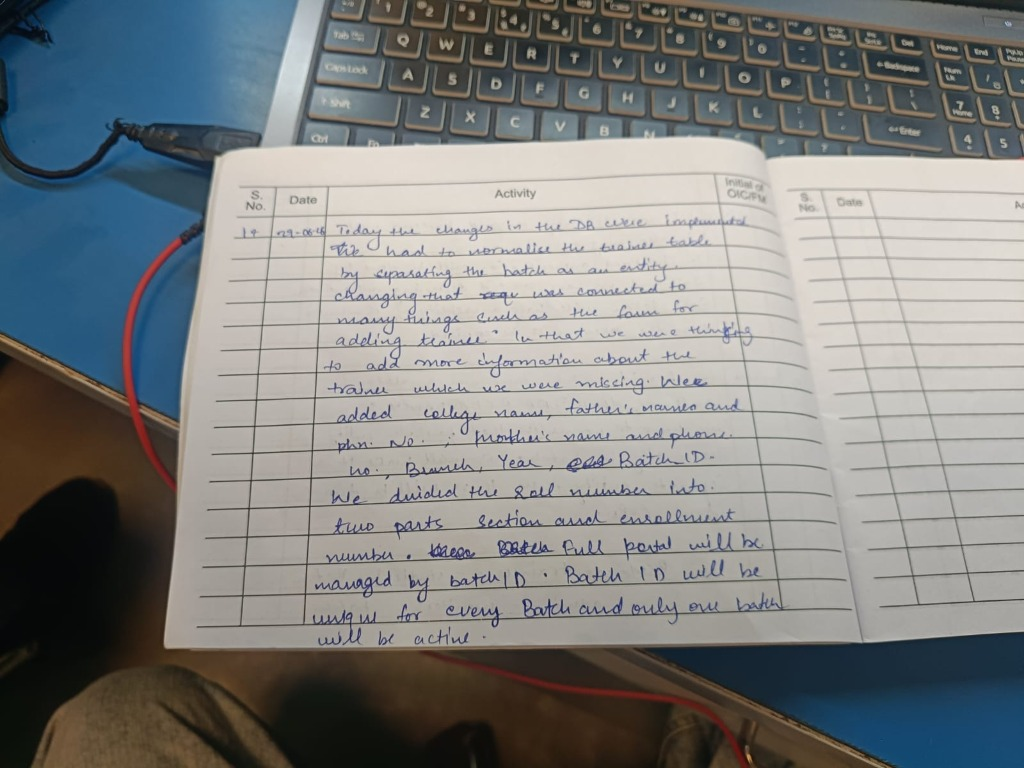
#> input picture backend/test_image_1.jpg, 1024 x 768 px
$ python -i image_preprocessor.py   (imports and definitions only)   (older library calls are emulated)
#> lines starting #> are read from the running program, lines starting #| are printed output that depends on the picture; after the words box and inside, x2 and y2 are one past the last pixel; in counts of white or black regions, pixels touching at a corner belong together
"""
Image Preprocessor.
Applies perspective flattening, deskewing, shadow removal, adaptive thresholding,
and bilateral denoising to optimize document images for OCR.
"""

import cv2
import math
import logging
import numpy as np
from typing import Dict, Any, Optional

logger = logging.getLogger(__name__)


class ImagePreprocessor:
    def __init__(self, config: Optional[Dict[str, Any]] = None):
        cfg = config or {}
        self.deskew_enabled = cfg.get("deskew_enabled", True)
        self.shadow_removal_enabled = cfg.get("shadow_removal_enabled", True)
        self.adaptive_threshold_enabled = cfg.get("adaptive_threshold_enabled", True)
        self.denoise_enabled = cfg.get("denoise_enabled", True)
        self.denoise_diameter = cfg.get("denoise_diameter", 5)
        self.denoise_sigma_color = cfg.get("denoise_sigma_color", 50)
        self.denoise_sigma_space = cfg.get("denoise_sigma_space", 50)
        self.ruled_line_suppression_enabled = cfg.get("ruled_line_suppression_enabled", True)
        self.ruled_line_kernel_ratio = cfg.get("ruled_line_kernel_ratio", 0.04)

    def deskew(self, img: np.ndarray) -> np.ndarray:
        """
        Auto-correct rotation/skew using Hough Line Transform.
        Detects dominant line angles and rotates to straighten.
        """
        if not self.deskew_enabled:
            return img

        # Determine grayscale
        gray = cv2.cvtColor(img, cv2.COLOR_RGB2GRAY) if len(img.shape) == 3 else img.copy()

        edges = cv2.Canny(gray, 50, 150, apertureSize=3)
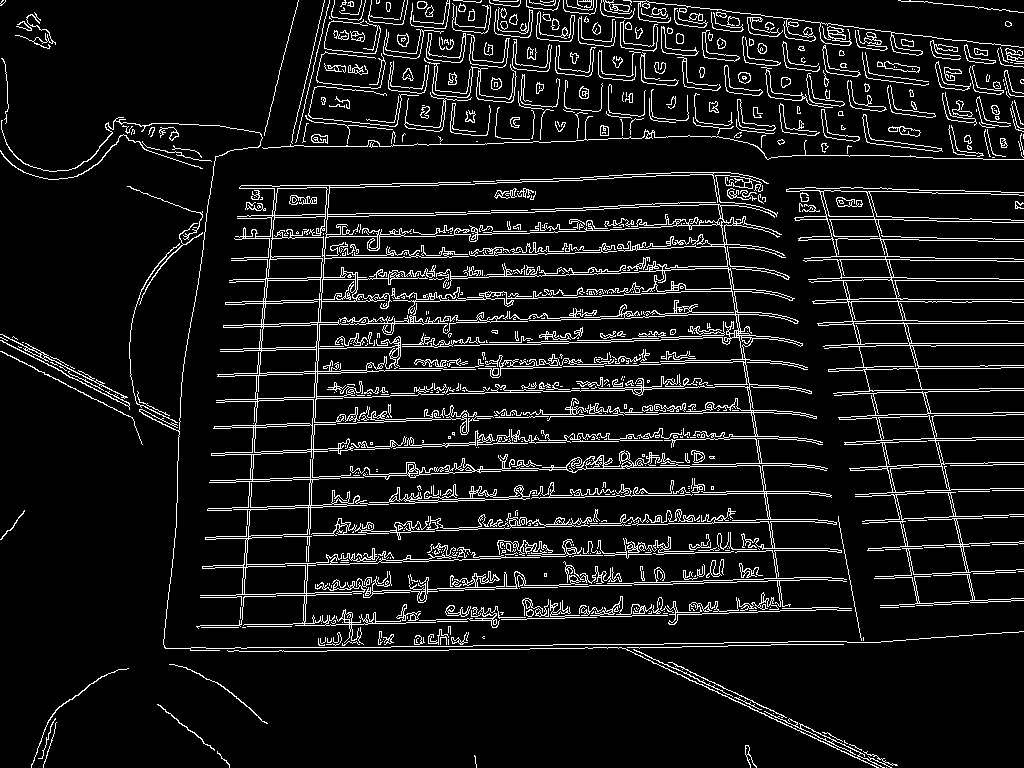
#> edges: shape (768, 1024); 8.8% white in thin lines or dots
        min_line_len = max(gray.shape[1] // 5, 40)
        lines = cv2.HoughLinesP(
            edges, 1, np.pi / 180, threshold=80,
            minLineLength=min_line_len, maxLineGap=15
        )
#> lines = 44 rows, first 6: [293, 595, 607, 585], [509, 498, 819, 492], [313, 47, 727, 90], [713, 172, 782, 610], [419, 620, 677, 611], [305, 81, 783, 131]

        if lines is None or len(lines) == 0:
            return img

        angles = []
        for line in lines:
            x1, y1, x2, y2 = line[0]
            if x2 - x1 == 0:
                continue
            angle = math.degrees(math.atan2(y2 - y1, x2 - x1))
            # Text lines generally lie within +/- 30 degrees of horizontal
            if abs(angle) < 30:
                angles.append(angle)
#> this loop made 44 passes
#> (x1, y1, x2, y2, angle) on passes 1 to 8: (293, 595, 607, 585, -1.82), (509, 498, 819, 492, -1.11), (313, 47, 727, 90, 5.93), (713, 172, 782, 610, 81.05), (419, 620, 677, 611, -2), (305, 81, 783, 131, 5.97), (546, 526, 838, 521, -0.981), (225, 302, 462, 294, -1.93)
#> after the loop, angles = 36 values, max 8.05 at index 25, min -2.12 at index 19, mean 1.69

        if not angles:
            return img

        median_angle = float(np.median(angles))
#> median_angle = -1.05
        if abs(median_angle) < 0.5:
            return img

        logger.info(f"Deskewing image by {median_angle:.2f} degrees")
        h, w = img.shape[:2]
        center = (w // 2, h // 2)
        rot_mat = cv2.getRotationMatrix2D(center, median_angle, 1.0)
#> rot_mat = [[1, -0.0183, 7.1], [0.0183, 1, -9.28]]
        deskewed = cv2.warpAffine(
            img, rot_mat, (w, h),
            flags=cv2.INTER_CUBIC,
            borderMode=cv2.BORDER_REPLICATE
        )
        return deskewed

    def remove_shadows(self, gray: np.ndarray) -> np.ndarray:
        """
        Remove uneven lighting and shadows using morphological opening.
        """
        if not self.shadow_removal_enabled:
            return gray

        dilated = cv2.dilate(gray, np.ones((7, 7), np.uint8))
        bg = cv2.medianBlur(dilated, 21)
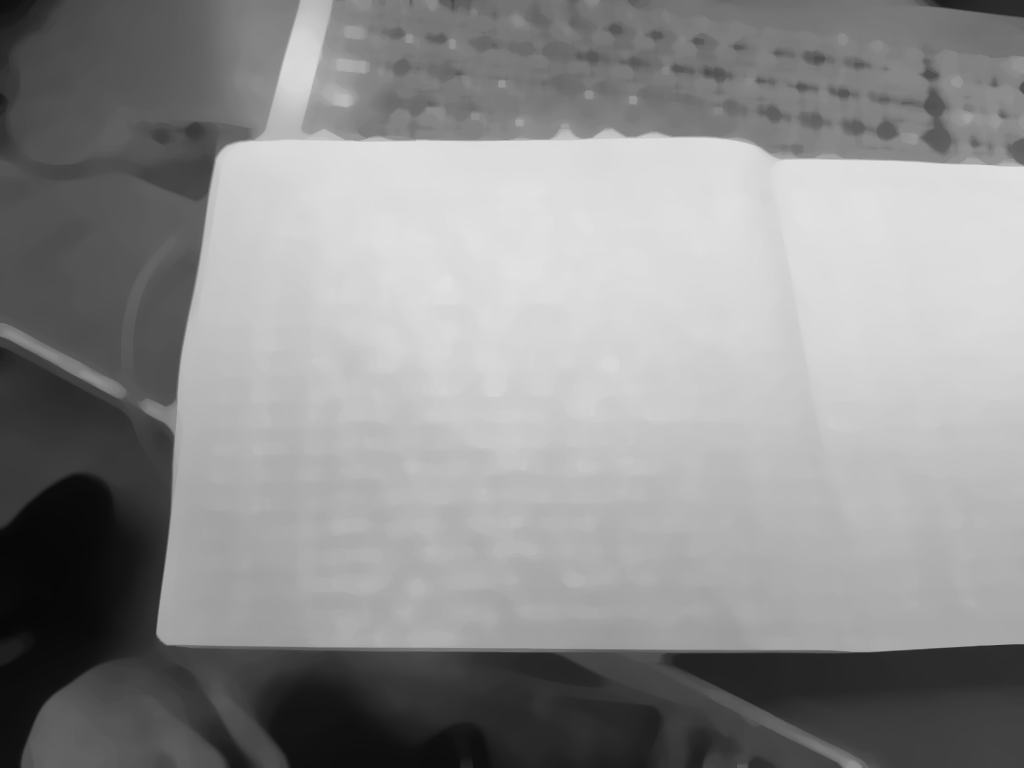
#> bg: shape (768, 1024); min 7, max 225, mean 141.9
        diff = 255 - cv2.absdiff(gray, bg)
        normalized = cv2.normalize(
            diff, None, alpha=0, beta=255,
            norm_type=cv2.NORM_MINMAX, dtype=cv2.CV_8UC1
        )
        return normalized

    # [14 lines left out: function adaptive_threshold, not called in this run]

    def denoise(self, img: np.ndarray) -> np.ndarray:
        """
        Bilateral filtering: smooths background noise while preserving character stroke edges.
        """
        if not self.denoise_enabled:
            return img

        return cv2.bilateralFilter(
            img,
            self.denoise_diameter,
            self.denoise_sigma_color,
            self.denoise_sigma_space
        )

    def suppress_ruled_lines(self, gray: np.ndarray) -> np.ndarray:
        """
        Suppresses notebook horizontal ruled lines using morphological operations.
        Preserves characters/text strokes while erasing continuous thin horizontal lines.
        """
        if not self.ruled_line_suppression_enabled:
            return gray

        h, w = gray.shape[:2]
        bin_inv = cv2.adaptiveThreshold(
            gray, 255, cv2.ADAPTIVE_THRESH_GAUSSIAN_C,
            cv2.THRESH_BINARY_INV, 25, 10
        )
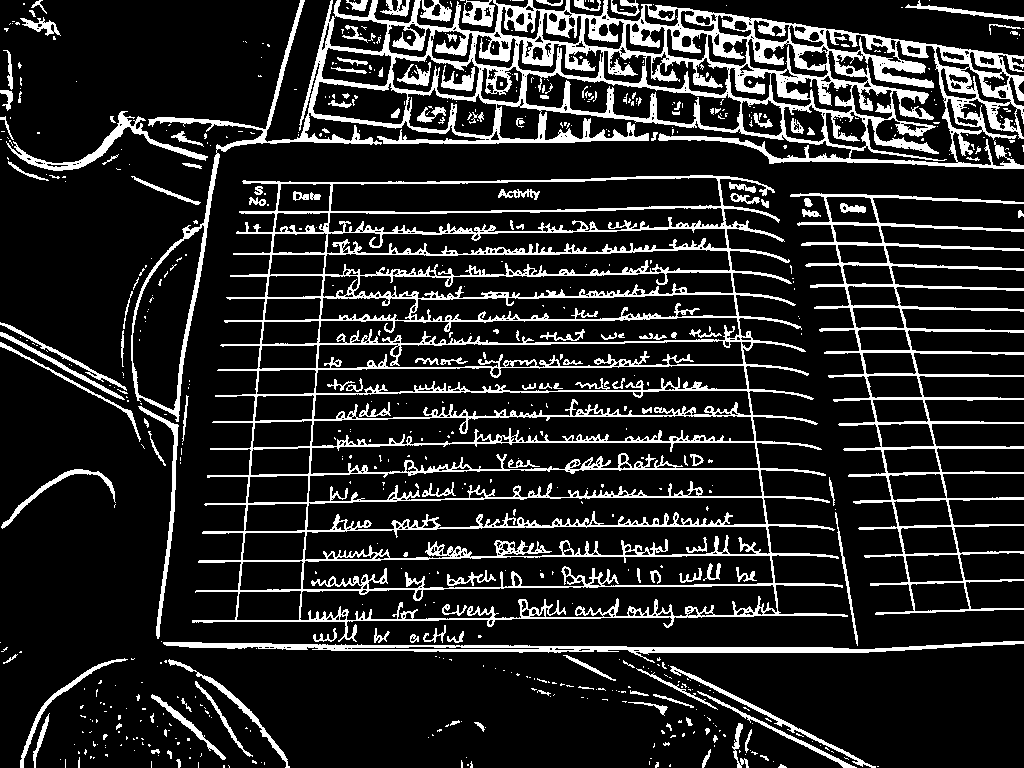
#> bin_inv: shape (768, 1024); 15.4% white; 680 white regions (524 under 20 px), largest, box (x1, y1, x2, y2) and area: (192, 175, 848, 642) 42578, (131, 0, 1024, 422) 39393, (790, 193, 1024, 615) 11301

        kernel_len = max(int(w * self.ruled_line_kernel_ratio), 30)
        horizontal_kernel = cv2.getStructuringElement(cv2.MORPH_RECT, (kernel_len, 1))
        line_mask = cv2.morphologyEx(bin_inv, cv2.MORPH_OPEN, horizontal_kernel, iterations=1)
#> line_mask: shape (768, 1024); 4.4% white in thin lines or dots, all inside (x1, y1, x2, y2) = (41, 7, 1024, 653)
        line_mask = cv2.dilate(line_mask, cv2.getStructuringElement(cv2.MORPH_RECT, (1, 2)), iterations=1)
#> line_mask: shape (768, 1024); 6.5% white; 55 white regions, largest, box (x1, y1, x2, y2) and area: (164, 641, 1024, 654) 5128, (196, 583, 844, 593) 1944, (199, 553, 834, 563) 1880

        # Preserve vertical strokes (characters)
        vertical_kernel = cv2.getStructuringElement(cv2.MORPH_RECT, (1, 8))
        vertical_strokes = cv2.morphologyEx(bin_inv, cv2.MORPH_OPEN, vertical_kernel, iterations=1)
#> vertical_strokes: shape (768, 1024); 4.9% white; 789 white regions (394 under 20 px), largest, box (x1, y1, x2, y2) and area: (175, 154, 219, 423) 1156, (825, 195, 915, 614) 1130, (871, 196, 970, 612) 1083
        safe_line_mask = cv2.subtract(line_mask, cv2.dilate(vertical_strokes, np.ones((3, 3), np.uint8)))
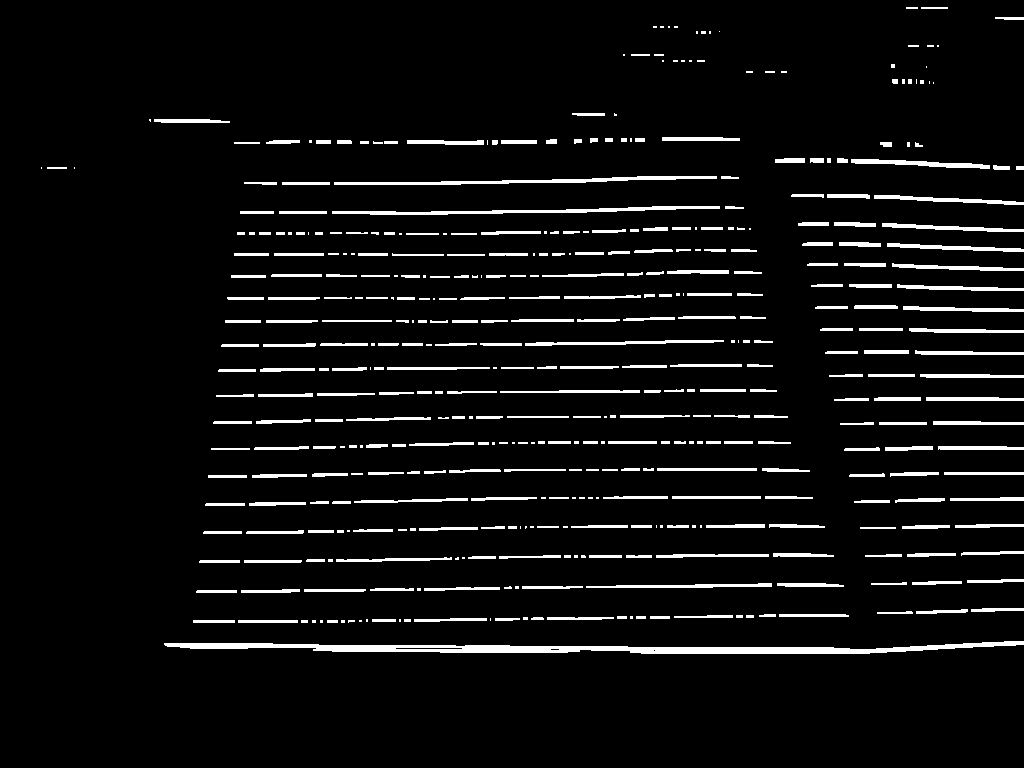
#> safe_line_mask: shape (768, 1024); 5.8% white; 432 white regions (115 under 20 px), largest, box (x1, y1, x2, y2) and area: (164, 641, 1024, 654) 5128, (332, 206, 720, 215) 1298, (334, 176, 717, 185) 1280

        if cv2.countNonZero(safe_line_mask) > 100:
            logger.info(f"[PREPROCESS] Suppressing {cv2.countNonZero(safe_line_mask)} ruled line pixels.")
            cleaned = cv2.inpaint(gray, safe_line_mask, inpaintRadius=2, flags=cv2.INPAINT_TELEA)
            return cleaned

        return gray

    def preprocess(self, img: np.ndarray, return_grayscale: bool = False) -> np.ndarray:
        """
        Full document preprocessing pipeline.
        Deskews, normalizes illumination with shadow removal, suppresses notebook lines,
        and enhances ink contrast via CLAHE.
        """
        # 1. Deskew
        corrected = self.deskew(img)

        # 2. Convert to grayscale for illumination & contrast processing
        if len(corrected.shape) == 3:
            gray = cv2.cvtColor(corrected, cv2.COLOR_RGB2GRAY)
        else:
            gray = corrected.copy()

        # 3. Shadow removal (normalize lighting gradient)
        shadow_free = self.remove_shadows(gray)

        # 4. Notebook Ruled-Line Suppression
        line_suppressed = self.suppress_ruled_lines(shadow_free)

        # 5. Contrast Limited Adaptive Histogram Equalization (CLAHE)
        clahe = cv2.createCLAHE(clipLimit=2.0, tileGridSize=(8, 8))
        enhanced = clahe.apply(line_suppressed)
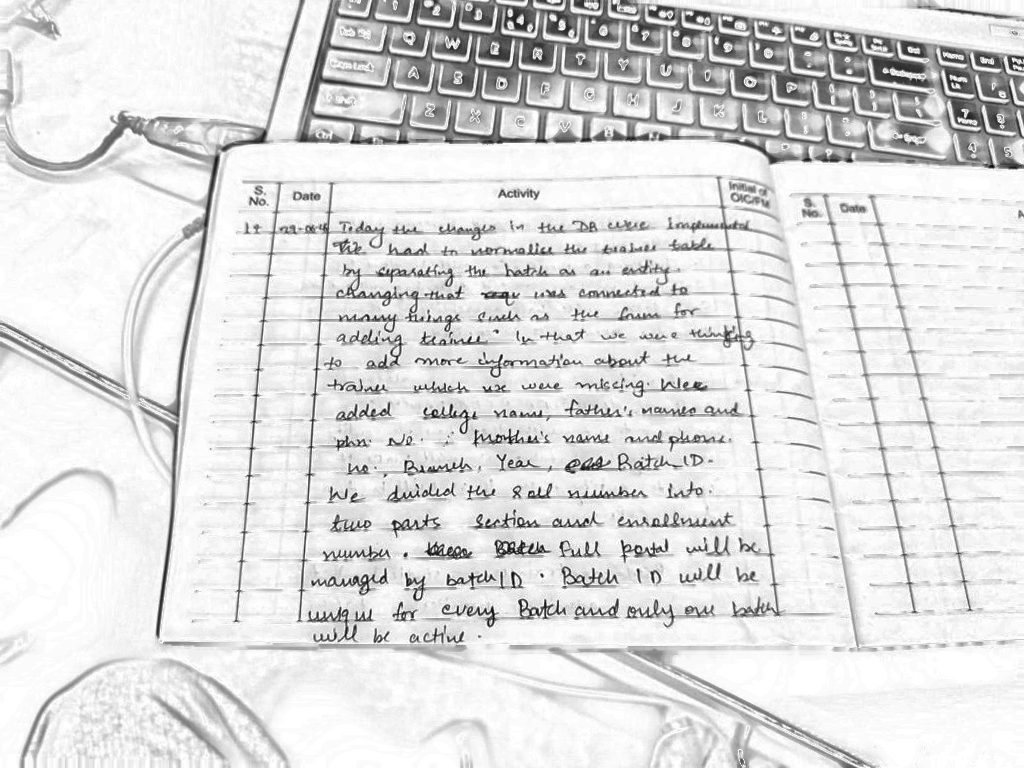
#> enhanced: shape (768, 1024); min 1, max 255, mean 222.1

        # 6. Light bilateral denoise to smooth paper grain while preserving stroke edges
        denoised = self.denoise(enhanced)

        if return_grayscale:
            return denoised

        # Return RGB
        return cv2.cvtColor(denoised, cv2.COLOR_GRAY2RGB)
#> returned value: shape (768, 1024, 3)

>>> import cv2
>>> picture = cv2.cvtColor(cv2.imread('../../backend/test_image_1.jpg'), cv2.COLOR_BGR2RGB)
>>> result = ImagePreprocessor().preprocess(picture)

$ run again, on backend/test_image_2.jpg
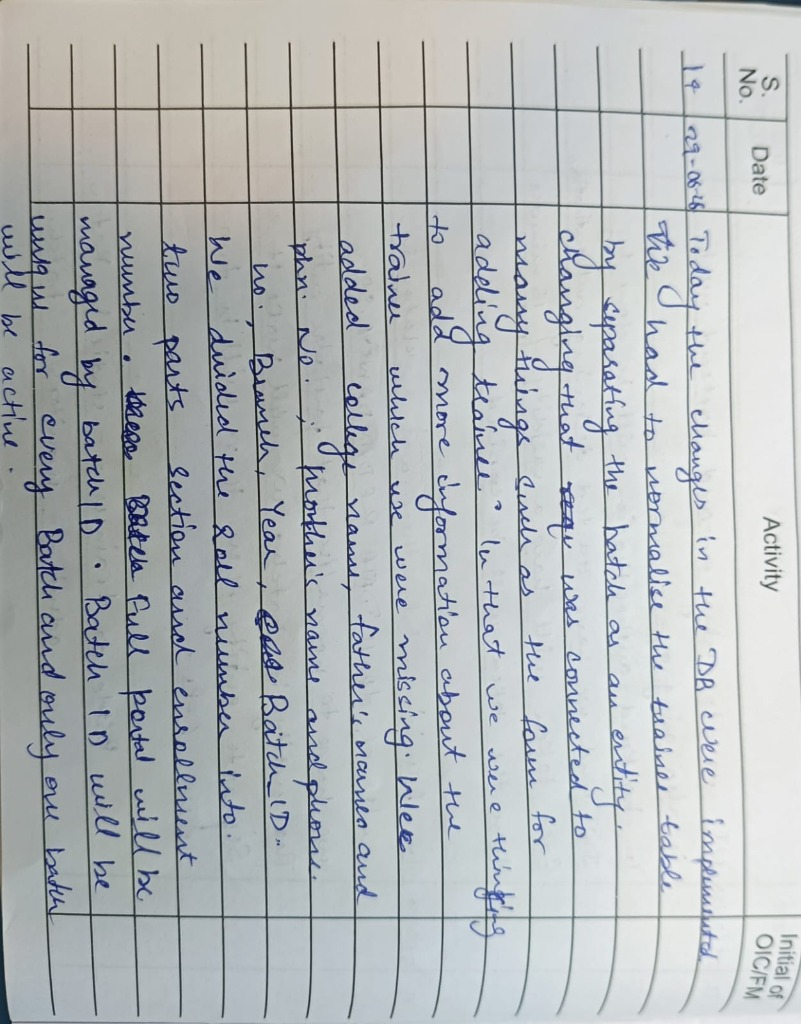
#> input picture backend/test_image_2.jpg, 801 x 1024 px
#> in deskew, `edges = cv2.Canny(gray, 50, 150, apertureSize=3)`:
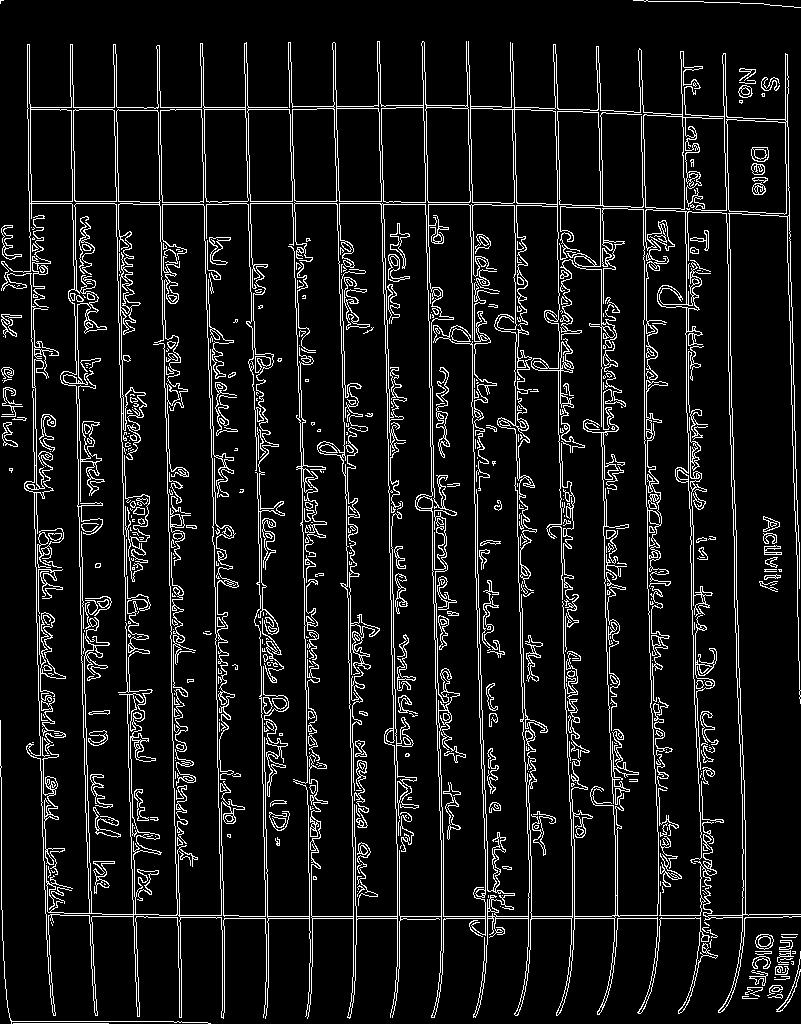
#> edges: shape (1024, 801); 9% white in thin lines or dots
#> lines = 65 rows, first 6: [263, 784, 267, 1007], [345, 456, 350, 747], [386, 354, 392, 694], [469, 65, 472, 230], [33, 311, 37, 492], [428, 290, 432, 552]
#> the loop in deskew, `for line in lines:` made 65 passes
#> (x1, y1, x2, y2, angle) on passes 1 to 8: (263, 784, 267, 1007, 88.97), (345, 456, 350, 747, 89.02), (386, 354, 392, 694, 88.99), (469, 65, 472, 230, 88.96), (33, 311, 37, 492, 88.73), (428, 290, 432, 552, 89.13), (431, 337, 435, 602, 89.14), (70, 45, 72, 216, 89.33)
#> after the loop in deskew, `for line in lines:`: angles = [0, 0, 0, 2.92, 0]
#> median_angle = 0
#> bin_inv: shape (1024, 801); 12.4% white; 412 white regions (305 under 20 px), largest, box (x1, y1, x2, y2) and area: (1, 39, 801, 1020) 87484, (0, 736, 12, 1024) 615, (642, 0, 801, 8) 409
#> vertical_strokes: shape (1024, 801); 6.4% white; 457 white regions (294 under 20 px), largest, box (x1, y1, x2, y2) and area: (723, 53, 746, 1006) 2847, (639, 49, 664, 1013) 2689, (201, 44, 225, 1020) 2534
#> safe_line_mask: shape (1024, 801); 1.1% white; 83 white regions (17 under 20 px), largest, box (x1, y1, x2, y2) and area: (14, 1021, 184, 1024) 396, (643, 0, 757, 4) 312, (746, 914, 801, 919) 239
#> in preprocess, `enhanced = clahe.apply(line_suppressed)`:
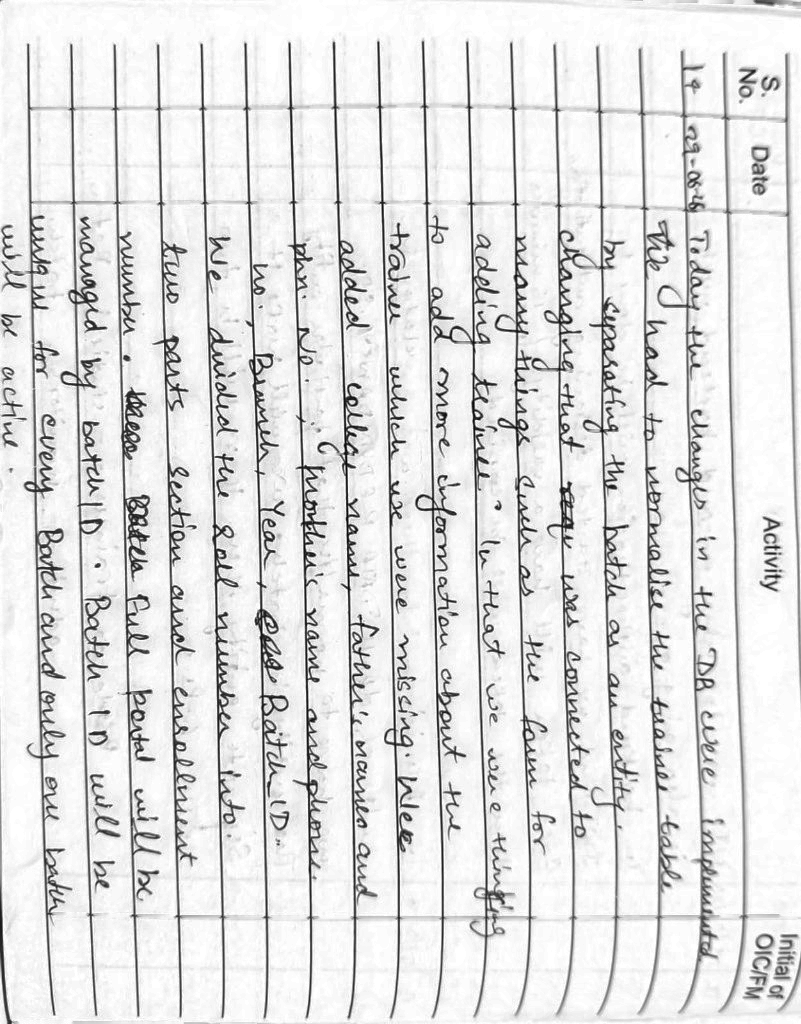
#> enhanced: shape (1024, 801); min 1, max 255, mean 224.8
